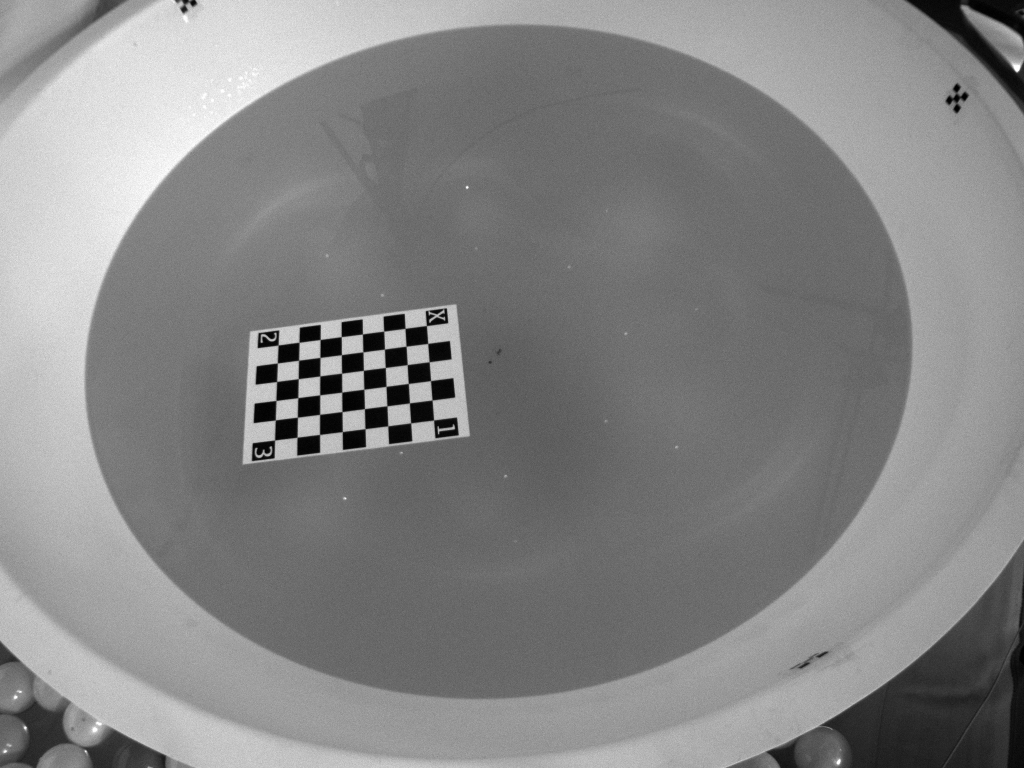
#> input picture example.tiff, 2048 x 1536 px (shown at 1/2 size)
$ jupyter execute rectification.ipynb
#> lines starting #> are read from the running program, lines starting #| are printed output that depends on the picture
[cell 1]
import cv2
import numpy as np
from PIL import Image
import matplotlib.pyplot as plt

# The example picture

- this is a picture of my fish tank with a calibration chessboard picture

[cell 2]
img = np.array(Image.open('example.tiff').convert("L"))
#> img is the input picture: shape (1536, 2048); min 0, max 255, mean 132.8
plt.imshow(img)
plt.show()

# Measure Points on the Image

- In a image, parallel lines in may not be parallel
- We want to recover the parallel property, which means we want our image to be the result of a **affine transformation**, instead of a projective transformation
- We do this by find the coordinates of the **line at infinity**, $l_\infty$, and the $3 \times 3$ matrix that transforms this line to $(0, 0, 1)$
- How do we find the $l_\infty$? Two parallel line in real life meet in an **infinity point** on the image. Two infinity points gives us the $l_\infty$.
- We are now aiming at finding the meeting point of line 13 & line 2x, as well as the meeting point of line 23 and line x1.

[cell 3]
px, p1, p2, p3 = np.array([
    [854, 652],
    [868, 841],
    [557, 691],
    [550, 881],
])

points = [px, p1, p2, p3]
name = ["x", "1", "2", "3"]

for n,p in zip(name, points):
    plt.scatter(*p, color='w', marker='x', lw=2, s=72)
    plt.text(*p, n, color='w', fontsize=24)
plt.imshow(img)
plt.xlim(400, 1000)
plt.ylim(500, 1000)
plt.show()
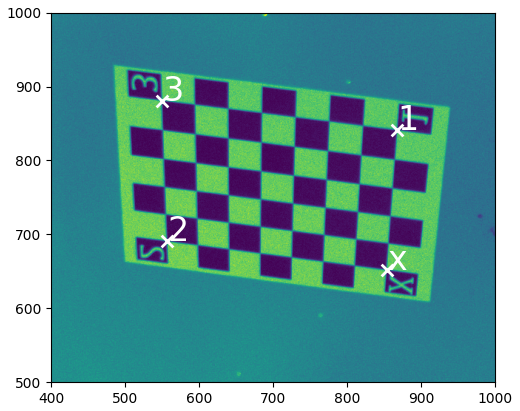
#> figure drawn by matplotlib, 1 panel

# Get points at infinity

- The homogeneous representation of point (x, y) is (x, y, 1)
- The line determined by two points in their homogeneous coordinates, $\mathbf{p}_1$ and $\mathbf{p}_2$, is given conveniently by $\mathbf{line} = \mathbf{p}_1 \times \mathbf{p}_2$
- For any point $\mathbf{p}$ on this line, we have $\mathbf{p} \cdot \mathbf{line} = 0$

[cell 4]
pxh, p1h, p2h, p3h = [np.hstack((p, 1)) for p in (points)]
l13 = np.cross(p1h, p3h)
l2x = np.cross(p2h, pxh)
l1x = np.cross(p1h, pxh)
l23 = np.cross(p2h, p3h)

p_inf_1h = np.cross(l13, l2x)
p_inf_1 = (p_inf_1h / p_inf_1h[-1])[:2]
p_inf_2h = np.cross(l1x, l23)
p_inf_2 = (p_inf_2h / p_inf_2h[-1])[:2]

plt.imshow(img)
plt.scatter(*p_inf_1, color='k')
plt.scatter(*p_inf_2, color='k')
plt.plot(*np.vstack((p_inf_1, p_inf_2)).T, color='k')
plt.show()
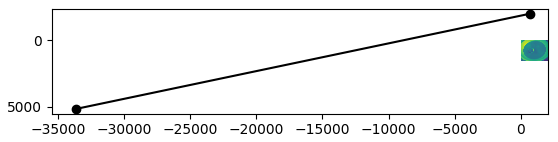
#> figure drawn by matplotlib, 1 panel

l_inf = np.cross(p_inf_1h, p_inf_2h)
l_inf = l_inf / l_inf[-1]
print(l_inf)

# Affine rectified image

- If we apply the transformation obtained from $l_\infty$, we get a new image
- In such image, parallel line in real life is parallel in the image

[cell 5]
H = np.vstack(([1, 0, 0], [0, 1, 0], l_inf))
affine = cv2.warpPerspective(img, H, (1800, 1000))
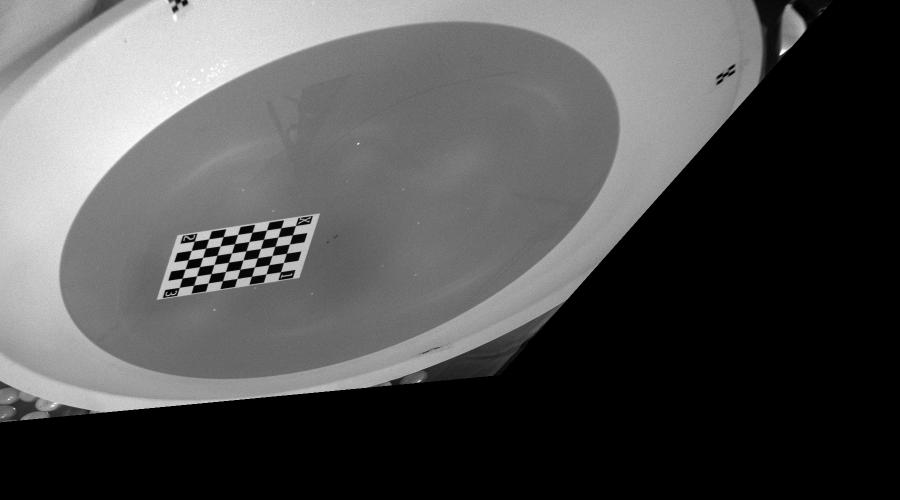
#> affine: shape (1000, 1800) (shown at 1/2 size); min 0, max 255, mean 81.6
plt.imshow(affine)
plt.show()
plt.close()

# Measure Coordinates in the Affined transformed Image

- Now we want to recover such information: perpendicular lines in real life should be perpendicular in the image
- This is to say, we want our image to be the result of, not an affine transformation, but a similar transformation.
- We do this by specifying two perpendicular pairs in the image. In this case, it is line x1 & x2, and line 2z & 3y.

[cell 6]
px_Ah = np.array([591.5, 451.5, 1])
p1_Ah = np.array([561.7, 543.5, 1])
p2_Ah = np.array([389.3, 482.6, 1])
p3_Ah = np.array([359, 575, 1])
py_Ah = np.array([533.4, 460.6, 1])
pz_Ah = np.array([503.3, 553, 1])

points_A = [px_Ah[:2], p1_Ah[:2], p2_Ah[:2], p3_Ah[:2], py_Ah[:2], pz_Ah[:2]]
names_A = ['x', '1', '2', '3', 'y', 'z']

for p, n in zip(points_A, names_A):
    plt.scatter(*p, color='w', marker='o', lw=2, s=42)
    plt.text(*p, n, color='w', fontsize=24)
plt.plot(*np.vstack((px_Ah[:2], p1_Ah[:2])).T, '--', color='w', lw=2)
plt.plot(*np.vstack((px_Ah[:2], p2_Ah[:2])).T, '--', color='w', lw=2)

plt.plot(*np.vstack((p3_Ah[:2], py_Ah[:2])).T, color='w', lw=2)
plt.plot(*np.vstack((p2_Ah[:2], pz_Ah[:2])).T, color='w', lw=2)

plt.imshow(affine)
plt.xlim(300, 650)
plt.ylim(400, 650)
plt.show()
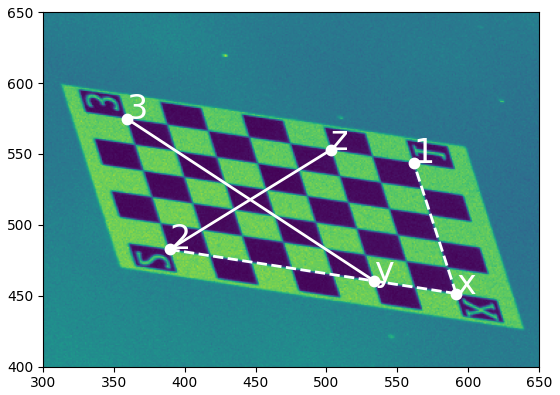
#> figure drawn by matplotlib, 1 panel

# Calculate the homography from affine image to similar image

- Notice the result is **NOT** equivelant to an image taken from a top view, even though it looks very similar. (Image from the top view is still a projective transformation)
- It is the similar transformation of the plane of the chessboard. In real 3D space, the distances and angles are not invariant if they were not on the same plane of the chessboard.

[cell 7]
# first orthogonal pair, x1 & x2
lx2_Ah = np.cross(px_Ah, p2_Ah)
lx1_Ah = np.cross(px_Ah, p1_Ah)
lx2_A = (lx2_Ah / lx2_Ah[-1])[:2]
lx1_A = (lx1_Ah / lx1_Ah[-1])[:2]

# second orthogonal pair, 2z & 3y
l2z_Ah = np.cross(p2_Ah, pz_Ah)
l3y_Ah = np.cross(p3_Ah, py_Ah)
l2z_A = (l2z_Ah / l2z_Ah[-1])[:2]
l3y_A = (l3y_Ah / l3y_Ah[-1])[:2]

# Solve for M(2, 3) * S(3, 1) == 0
M = np.empty((2, 3))

m, l = lx1_A, lx2_A
M[0][0] = m[0]*l[0]
M[0][1] = m[0]*l[1] + m[1]*l[0]
M[0][2] = m[1]*l[1]

m, l = l2z_A, l3y_A
M[1][0] = m[0]*l[0]
M[1][1] = m[0]*l[1] + m[1]*l[0]
M[1][2] = m[1]*l[1]

s11, s12 = np.linalg.solve(M[:, :2], -M[:, -1])

S = np.array([
    [s11, s12],
    [s12, 1],
])  # we set s22 to be 1

S = S / max(s11, 1)  # force image to be expanded

K = np.linalg.cholesky(S)  # affinity component K in the bible
HA = np.array([
    [K[0, 0], K[0, 1], 0],
    [K[1, 0], K[1, 1], 0],
    [0, 0, 1],
]) # Homography for Affinity

similar = cv2.warpPerspective(affine, np.linalg.inv(HA), (1800, 1800))
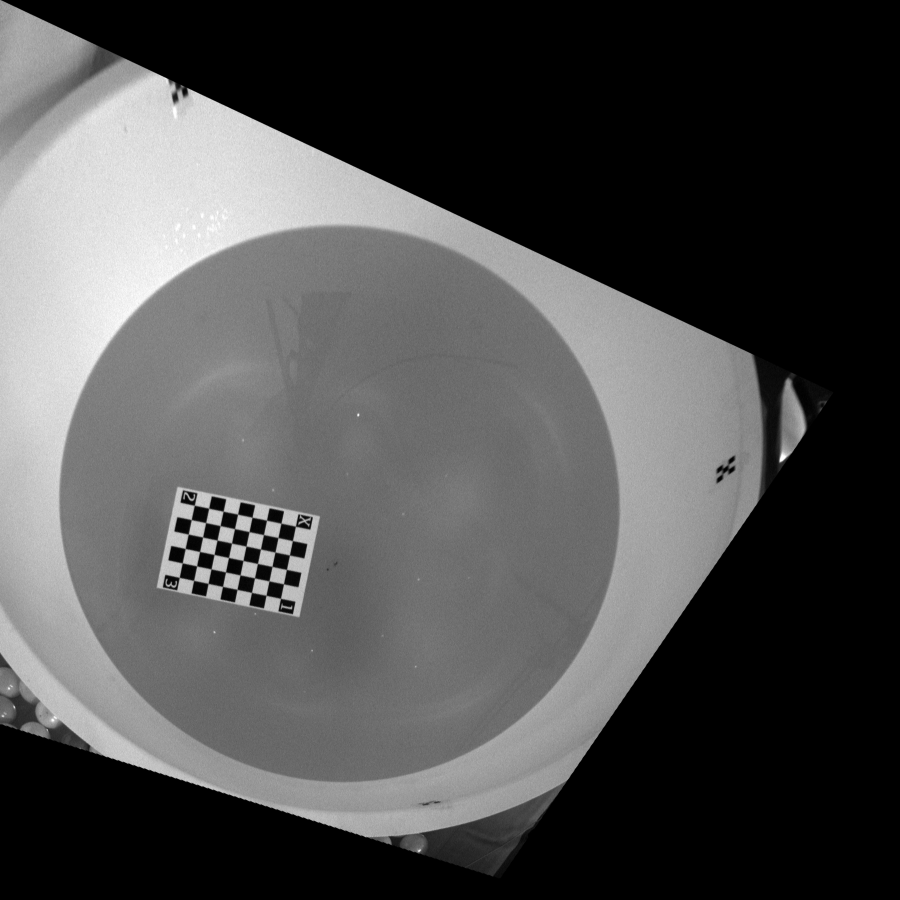
#> similar: shape (1800, 1800) (shown at 1/2 size); min 0, max 255, mean 77.8
plt.imshow(similar)
plt.show()

img_similar = Image.fromarray(similar)
img_similar.save('similar.png')

# Composing the transformation

In the end we get the matrix `Hs` that transforms a projective image to a similar image

[cell 8]
Hs = np.linalg.inv(HA) @ H
test = cv2.warpPerspective(img, Hs, (1800, 1800))
plt.imshow(test)
plt.show()

$ run again, with similar.png saved as example.tiff
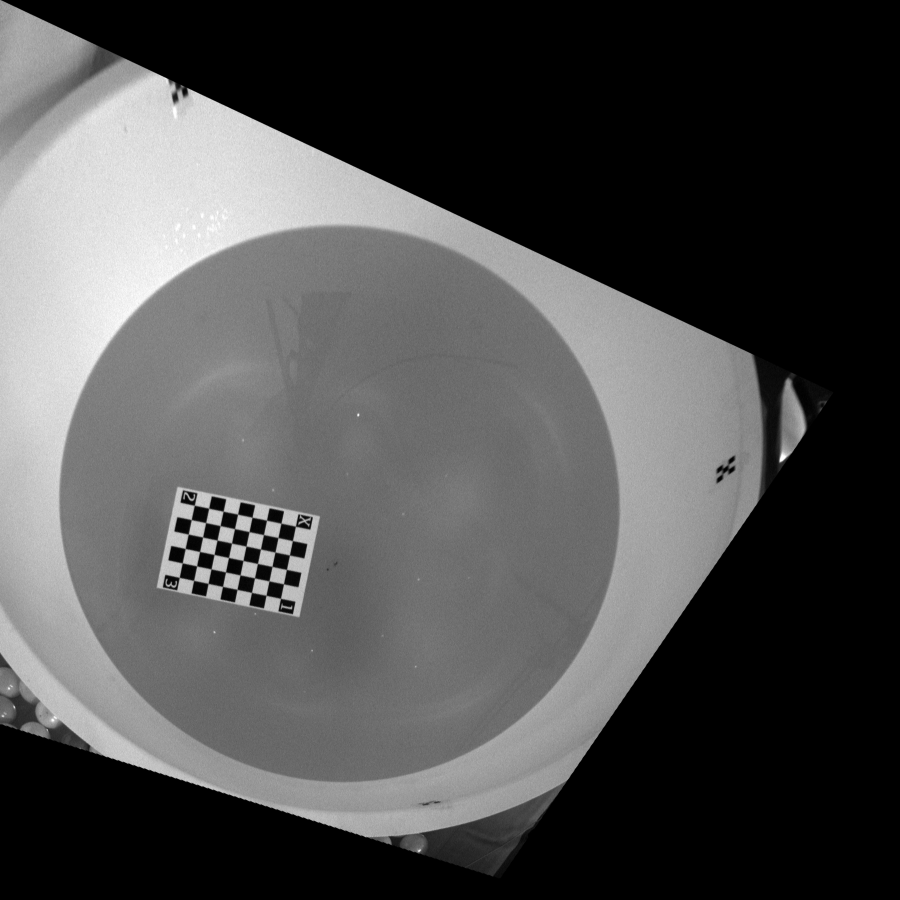
#> input picture similar.png, 1800 x 1800 px (shown at 1/2 size)
#> img is the input picture: shape (1800, 1800); min 0, max 255, mean 77.8
#> `plt.show()`:
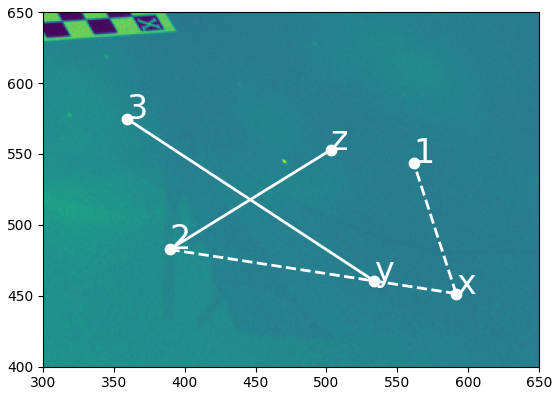
#> figure drawn by matplotlib, 1 panel
#> `similar = cv2.warpPerspective(affine, np.linalg.inv(HA), (1800, 1800))`:
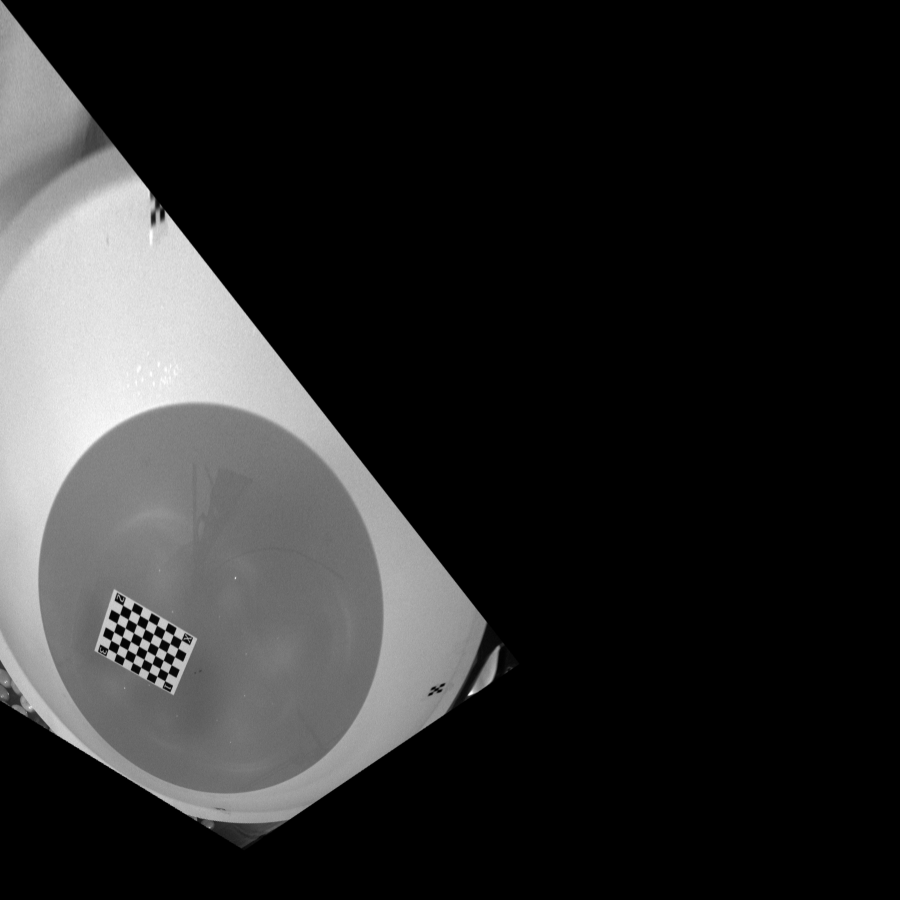
#> similar: shape (1800, 1800) (shown at 1/2 size); min 0, max 255, mean 42.2
